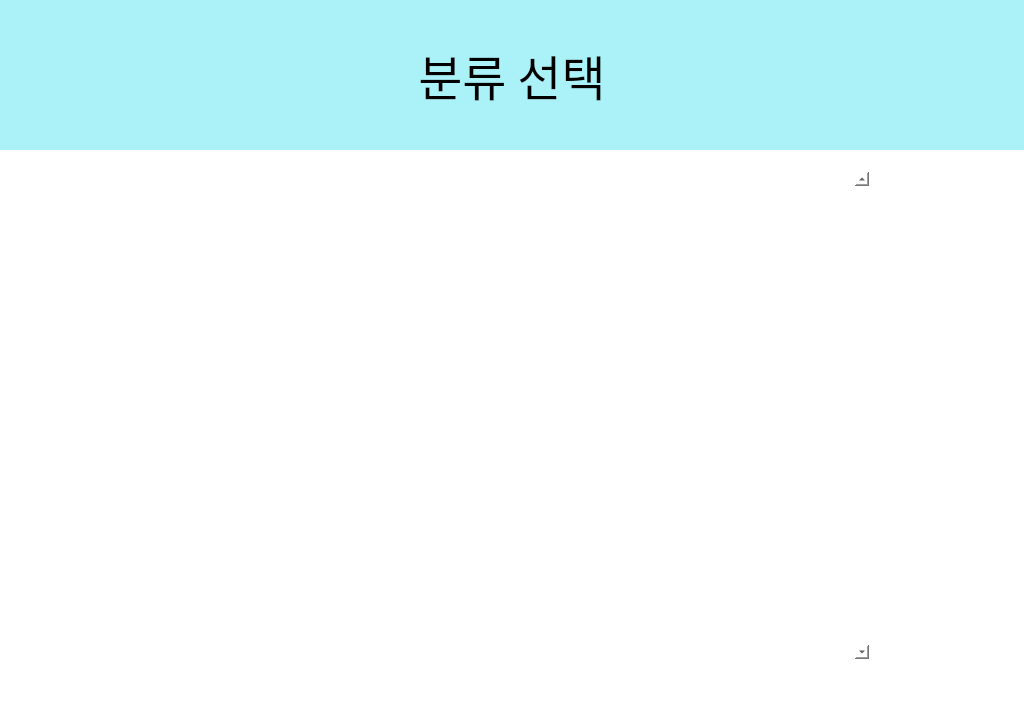
<?xml version="1.0" encoding="UTF-8"?>
<ui version="4.0">
 <class>Form</class>
 <widget class="QWidget" name="Form">
  <property name="geometry">
   <rect>
    <x>0</x>
    <y>0</y>
    <width>1024</width>
    <height>720</height>
   </rect>
  </property>
  <property name="windowTitle">
   <string>Form</string>
  </property>
  <property name="styleSheet">
   <string notr="true">background-color: rgb(255, 255, 255);
</string>
  </property>
  <widget class="QLabel" name="label">
   <property name="geometry">
    <rect>
     <x>0</x>
     <y>0</y>
     <width>1024</width>
     <height>150</height>
    </rect>
   </property>
   <property name="font">
    <font>
     <family>AcadEref</family>
     <pointsize>36</pointsize>
    </font>
   </property>
   <property name="styleSheet">
    <string notr="true">background-color: rgb(170, 242, 248);</string>
   </property>
   <property name="text">
    <string>분류 선택</string>
   </property>
   <property name="alignment">
    <set>Qt::AlignCenter</set>
   </property>
  </widget>
  <widget class="QScrollArea" name="scrollArea">
   <property name="geometry">
    <rect>
     <x>140</x>
     <y>170</y>
     <width>731</width>
     <height>491</height>
    </rect>
   </property>
   <property name="styleSheet">
    <string notr="true">border-color: rgb(255,255,255);
border-style: solid;
border-width: 2px;
</string>
   </property>
   <property name="verticalScrollBarPolicy">
    <enum>Qt::ScrollBarAlwaysOn</enum>
   </property>
   <property name="widgetResizable">
    <bool>true</bool>
   </property>
   <widget class="QWidget" name="scrollAreaWidgetContents">
    <property name="geometry">
     <rect>
      <x>0</x>
      <y>0</y>
      <width>710</width>
      <height>487</height>
     </rect>
    </property>
   </widget>
  </widget>
 </widget>
 <resources/>
 <connections/>
 <slots>
  <slot>btn_second_to_main()</slot>
 </slots>
</ui>
